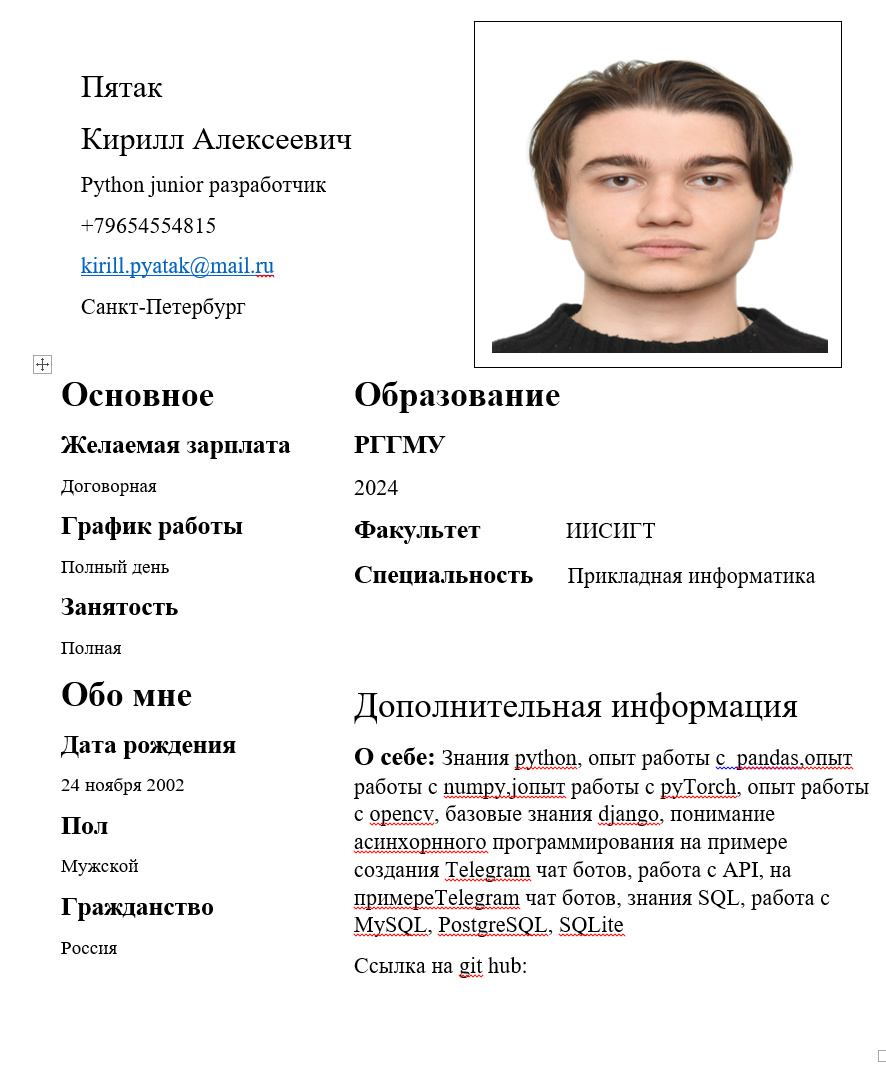
#> input picture 123.png, 886 x 1069 px
$ python main.py
#> lines starting #> are read from the running program, lines starting #| are printed output that depends on the picture
#C:\Program Files\Tesseract-OCR\tesseract.exe"
from PIL import Image
from pytesseract import pytesseract
image = Image.open('123.png')
#> image is the input picture: PIL image 886x1069 RGBA; mean R, G, B, A 238.4, 236, 235, 255
image = image.resize((1000,1000))
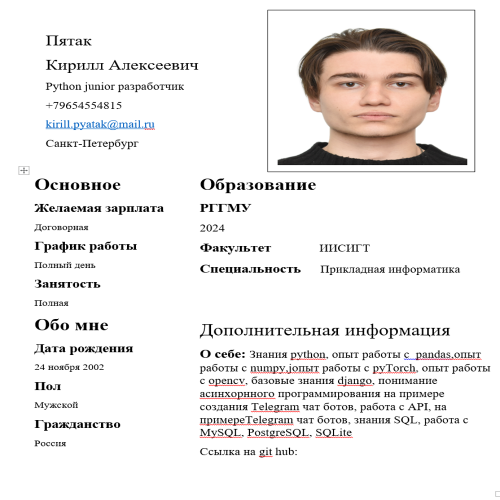
#> image: PIL image 1000x1000 RGBA (shown at 1/2 size); mean R, G, B, A 238.2, 235.8, 234.8, 255
image.save('Аннот.png')
path_to_tesseract = r"C:\Program Files\Tesseract-OCR\tesseract.exe"
pytesseract.tesseract_cmd = path_to_tesseract
#> (the run stopped early here; a loop or call above may not have finished)
